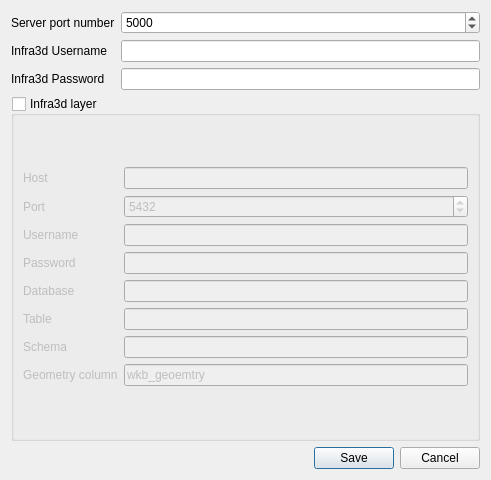
<?xml version="1.0" encoding="UTF-8"?>
<ui version="4.0">
 <class>Dialog</class>
 <widget class="QDialog" name="Dialog">
  <property name="geometry">
   <rect>
    <x>0</x>
    <y>0</y>
    <width>491</width>
    <height>480</height>
   </rect>
  </property>
  <property name="windowTitle">
   <string>infra3DRoad Settings</string>
  </property>
  <layout class="QGridLayout" name="gridLayout">
   <item row="1" column="0">
    <widget class="QDialogButtonBox" name="buttonBox">
     <property name="orientation">
      <enum>Qt::Orientation::Horizontal</enum>
     </property>
     <property name="standardButtons">
      <set>QDialogButtonBox::StandardButton::Cancel|QDialogButtonBox::StandardButton::Save</set>
     </property>
    </widget>
   </item>
   <item row="0" column="0">
    <layout class="QGridLayout" name="gridLayout_2">
     <item row="3" column="1">
      <widget class="QSpinBox" name="server_port_spinBox">
       <property name="toolTip">
        <string>Port number which the local socketio server will bind to</string>
       </property>
       <property name="minimum">
        <number>1025</number>
       </property>
       <property name="maximum">
        <number>65535</number>
       </property>
       <property name="value">
        <number>5000</number>
       </property>
      </widget>
     </item>
     <item row="6" column="1">
      <widget class="QLineEdit" name="infra3d_password_lineEdit">
       <property name="inputMethodHints">
        <set>Qt::InputMethodHint::ImhNoAutoUppercase|Qt::InputMethodHint::ImhNoPredictiveText|Qt::InputMethodHint::ImhSensitiveData</set>
       </property>
       <property name="echoMode">
        <enum>QLineEdit::EchoMode::PasswordEchoOnEdit</enum>
       </property>
      </widget>
     </item>
     <item row="6" column="0">
      <widget class="QLabel" name="label_2">
       <property name="text">
        <string>Infra3d Password</string>
       </property>
      </widget>
     </item>
     <item row="7" column="0" colspan="2">
      <widget class="QGroupBox" name="infra3d_groupBox">
       <property name="enabled">
        <bool>true</bool>
       </property>
       <property name="title">
        <string>Infra3d layer</string>
       </property>
       <property name="checkable">
        <bool>true</bool>
       </property>
       <property name="checked">
        <bool>false</bool>
       </property>
       <layout class="QGridLayout" name="gridLayout_6">
        <item row="0" column="0">
         <layout class="QGridLayout" name="gridLayout_5">
          <item row="2" column="0">
           <widget class="QLabel" name="label_5">
            <property name="text">
             <string>Username</string>
            </property>
           </widget>
          </item>
          <item row="5" column="1">
           <widget class="QLineEdit" name="pg_table_lineEdit"/>
          </item>
          <item row="6" column="0">
           <widget class="QLabel" name="label_10">
            <property name="text">
             <string>Schema</string>
            </property>
           </widget>
          </item>
          <item row="4" column="1">
           <widget class="QLineEdit" name="pg_database_lineEdit"/>
          </item>
          <item row="6" column="1">
           <widget class="QLineEdit" name="pg_schema_lineEdit"/>
          </item>
          <item row="3" column="0">
           <widget class="QLabel" name="label_6">
            <property name="text">
             <string>Password</string>
            </property>
           </widget>
          </item>
          <item row="7" column="0">
           <widget class="QLabel" name="label_11">
            <property name="text">
             <string>Geometry column</string>
            </property>
           </widget>
          </item>
          <item row="3" column="1">
           <widget class="QLineEdit" name="pg_password_lineEdit">
            <property name="echoMode">
             <enum>QLineEdit::EchoMode::PasswordEchoOnEdit</enum>
            </property>
           </widget>
          </item>
          <item row="0" column="1">
           <widget class="QLineEdit" name="pg_host_lineEdit"/>
          </item>
          <item row="4" column="0">
           <widget class="QLabel" name="label_7">
            <property name="text">
             <string>Database</string>
            </property>
           </widget>
          </item>
          <item row="7" column="1">
           <widget class="QLineEdit" name="pg_geom_lineEdit">
            <property name="text">
             <string>wkb_geoemtry</string>
            </property>
           </widget>
          </item>
          <item row="5" column="0">
           <widget class="QLabel" name="label_9">
            <property name="text">
             <string>Table</string>
            </property>
           </widget>
          </item>
          <item row="0" column="0">
           <widget class="QLabel" name="label_4">
            <property name="text">
             <string>Host</string>
            </property>
           </widget>
          </item>
          <item row="2" column="1">
           <widget class="QLineEdit" name="pg_username_lineEdit"/>
          </item>
          <item row="1" column="0">
           <widget class="QLabel" name="label_8">
            <property name="text">
             <string>Port</string>
            </property>
           </widget>
          </item>
          <item row="1" column="1">
           <widget class="QSpinBox" name="pg_port_spinBox">
            <property name="minimum">
             <number>1</number>
            </property>
            <property name="maximum">
             <number>65535</number>
            </property>
            <property name="value">
             <number>5432</number>
            </property>
           </widget>
          </item>
         </layout>
        </item>
       </layout>
      </widget>
     </item>
     <item row="5" column="0">
      <widget class="QLabel" name="label_3">
       <property name="text">
        <string>Infra3d Username</string>
       </property>
      </widget>
     </item>
     <item row="5" column="1">
      <widget class="QLineEdit" name="infra3d_username_lineEdit"/>
     </item>
     <item row="3" column="0">
      <widget class="QLabel" name="label">
       <property name="text">
        <string>Server port number</string>
       </property>
      </widget>
     </item>
    </layout>
   </item>
  </layout>
 </widget>
 <tabstops>
  <tabstop>server_port_spinBox</tabstop>
  <tabstop>infra3d_username_lineEdit</tabstop>
  <tabstop>infra3d_password_lineEdit</tabstop>
  <tabstop>infra3d_groupBox</tabstop>
  <tabstop>pg_host_lineEdit</tabstop>
  <tabstop>pg_port_spinBox</tabstop>
  <tabstop>pg_username_lineEdit</tabstop>
  <tabstop>pg_password_lineEdit</tabstop>
  <tabstop>pg_database_lineEdit</tabstop>
  <tabstop>pg_table_lineEdit</tabstop>
  <tabstop>pg_schema_lineEdit</tabstop>
  <tabstop>pg_geom_lineEdit</tabstop>
 </tabstops>
 <resources/>
 <connections>
  <connection>
   <sender>buttonBox</sender>
   <signal>accepted()</signal>
   <receiver>Dialog</receiver>
   <slot>accept()</slot>
   <hints>
    <hint type="sourcelabel">
     <x>227</x>
     <y>118</y>
    </hint>
    <hint type="destinationlabel">
     <x>157</x>
     <y>137</y>
    </hint>
   </hints>
  </connection>
  <connection>
   <sender>buttonBox</sender>
   <signal>rejected()</signal>
   <receiver>Dialog</receiver>
   <slot>reject()</slot>
   <hints>
    <hint type="sourcelabel">
     <x>295</x>
     <y>124</y>
    </hint>
    <hint type="destinationlabel">
     <x>286</x>
     <y>137</y>
    </hint>
   </hints>
  </connection>
 </connections>
</ui>
